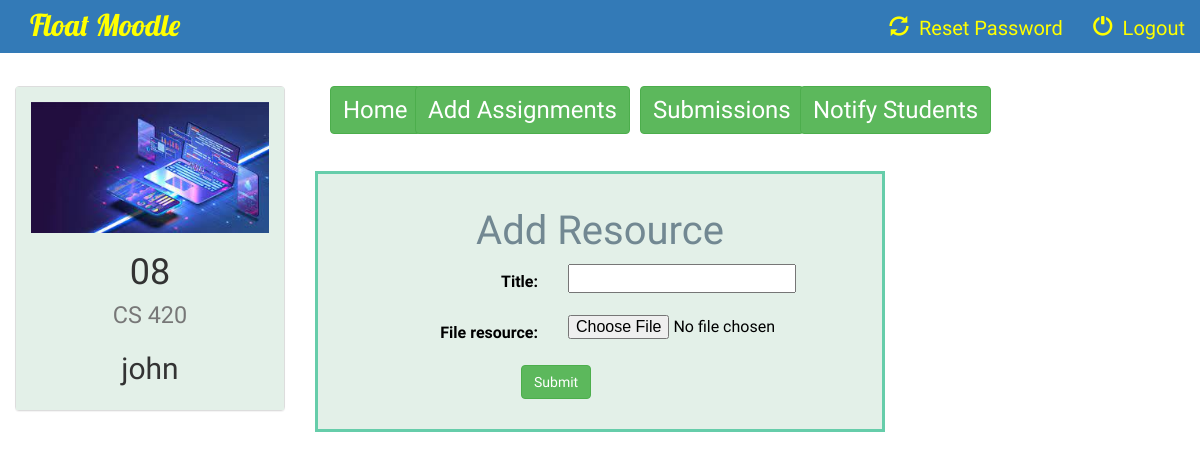
The page /instructor/8/add_resource/ (signed in) on the database its author committed.
### instructor/models.py (models this page shows, shortened)
class Course(models.Model):
    name = models.CharField(max_length=100)
    code = models.CharField(max_length=100)
    instructor = models.ForeignKey(Instructor, on_delete=models.CASCADE)
    course_logo = models.FileField(default=1)

class Instructor(models.Model):
    user = models.ForeignKey(User,on_delete=models.CASCADE, default=1)
    name = models.CharField(max_length=100)
    information = models.CharField(max_length=1000,default=1)
    def __str__(self):
        return self.name

### instructor/views.py (the view, shortened to what this page needs)
# urls.py: url(r'^(?P<course_id>[0-9]+)/add_resource/$', views.add_resource, name='add_resource'),
@login_required
def add_resource(request, course_id):
    form = ResourceForm(request.POST or None, request.FILES or None)
    instructor = Instructor.objects.get(user=request.user)
    course = Course.objects.get(id=course_id)
    return render(request, 'instructor/add_resource.html', {'form': form, 'course': course})

### instructor/forms.py
class ResourceForm(forms.ModelForm):
    class Meta:
        model = Resources
        fields = ['title', 'file_resource']

### instructor/templates/instructor/add_resource.html (shortened to what this page needs)
{% extends 'instructor/instructor_basic_page.html' %}
{% block body %}
<br>
<div class="container-fluid">
    <div class="row">
        <div class="col-sm-6 col-md-3">
            <div class="panel panel-default">
                <div class="panel-body" style="background-color: #e3f0e8;border: 0px solid #66cdaa;">
                    <a href="{% url 'instructor:instructor_detail' course.id %}">
                        {% if course.course_logo %}
                            <img src="{{ course.course_logo.url }}" class="img-responsive">
                        {% else %}
                            <h3>No image to display</h3>
                        {% endif %}
                    </a>
                    <h1 align="center">{{ course.code }}<br> <small>{{ course.name }}</small></h1>
                    <h2 align="center">{{ course.instructor }}</h2>
                </div>
            </div>
        </div>
        <div class="col-sm-9"style="color:white;">
            <div class="col-sm-2">
                <a href="{% url 'instructor:instructor_detail' course.id %}">
                    <button type="submit" class="btn btn-success" style="font-size: larger; padding-left: 12px; margin-left:0px; margin-right:0px">Home</button>
                </a>
            </div>
        <div class="col-sm-2">
            <a href="{% url 'instructor:add_assignment' course.id %}">
                <button type="submit" class="btn btn-success"style="font-size: larger; margin-left:-60px">Add Assignments</button>
            </a>
        </div>
        <div class="col-sm-2">
            <a href="{% url 'instructor:view_all_assignments' course.id %}">
                <button type="submit" class="btn btn-success"style="font-size: larger; margin-left:20px">Submissions</button>
            </a>
        </div>
        <div class="col-sm-2">
            <a href="{% url 'instructor:add_notification' course.id %}">
                <button type="submit" class="btn btn-success"style="font-size: larger; margin-left:35px">Notify Students</button>
            </a>
        </div>
        </div>
        <br><br><br>
        <div class="col-sm-6">
                <div class="panel-body"style="background-color:#e3f0e8;color:black;border: 3px solid #66cdaa;font-family: 'Abhaya Libre';font-size:16px;">
                    <h3 align="center"; style="text-align:center;font-family:Volkhov,cursive;font-size:40px;color: #728892">Add Resource</h3>
               <form class="form-horizontal" role="form" action="" method="post" enctype="multipart/form-data">
        {% for field in form %}
        <div class="form-group">
            <div class="col-sm-offset-2 col-sm-10">
            </div>
        <label class="control-label col-sm-5">{{ field.label_tag }}</label>
        <div class="col-sm-5">{{ field }}</div>
        </div>
        {% endfor %}
        <div class="form-group">
            <div class="col-sm-offset-4 col-sm-10">
                <button type="submit" class="btn btn-success">Submit</button>
            </div>
        </div>
    </form>
                </div>
            </div>
    </div>
</div>
{% endblock %}

### instructor/templates/instructor/instructor_basic_page.html (style rules this page uses)
a { color: yellow; }
body { background: url('https://i.pinimg.com/originals/5d/5d/79/5d5d79ab40f17440b11dfdf9cd0f1f08.jpg') no-repeat center center fixed; background-size: cover; font-family: Ledger;font-size: 20px; }

### rows shown on the page
Course: course_logo (picture), code "08", name "CS 420", instructor "john"

### other values the page prints
{{ field.label_tag }} "Title:" "File resource:"
